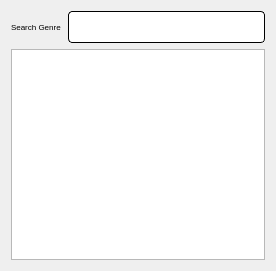
<?xml version="1.0" encoding="UTF-8"?>
<ui version="4.0">
 <class>genreList</class>
 <widget class="QDialog" name="genreList">
  <property name="geometry">
   <rect>
    <x>0</x>
    <y>0</y>
    <width>276</width>
    <height>271</height>
   </rect>
  </property>
  <property name="font">
   <font>
    <pointsize>6</pointsize>
   </font>
  </property>
  <property name="windowTitle">
   <string>Dialog</string>
  </property>
  <layout class="QVBoxLayout" name="verticalLayout_2">
   <item>
    <layout class="QVBoxLayout" name="verticalLayout">
     <item>
      <layout class="QHBoxLayout" name="horizontalLayout">
       <item>
        <widget class="QLabel" name="label_9">
         <property name="styleSheet">
          <string notr="true">font: 10pt &quot;Comic Sans MS&quot;;
color: rgb(0, 0, 0);</string>
         </property>
         <property name="text">
          <string>Search Genre</string>
         </property>
        </widget>
       </item>
       <item>
        <widget class="QLineEdit" name="value">
         <property name="styleSheet">
          <string notr="true">QLineEdit{
	background-color: rgb(255, 255, 255);
	 border: 1px  solid;
     border-radius: 4px;
	font: 24px
}</string>
         </property>
        </widget>
       </item>
      </layout>
     </item>
     <item>
      <widget class="QTableView" name="TableView">
       <property name="contextMenuPolicy">
        <enum>Qt::PreventContextMenu</enum>
       </property>
       <property name="styleSheet">
        <string notr="true">QHeaderView::section { background-color: #4f85e2; font: solid}</string>
       </property>
       <property name="selectionMode">
        <enum>QAbstractItemView::SingleSelection</enum>
       </property>
       <property name="selectionBehavior">
        <enum>QAbstractItemView::SelectRows</enum>
       </property>
       <attribute name="verticalHeaderVisible">
        <bool>false</bool>
       </attribute>
      </widget>
     </item>
    </layout>
   </item>
  </layout>
 </widget>
 <resources/>
 <connections/>
</ui>
